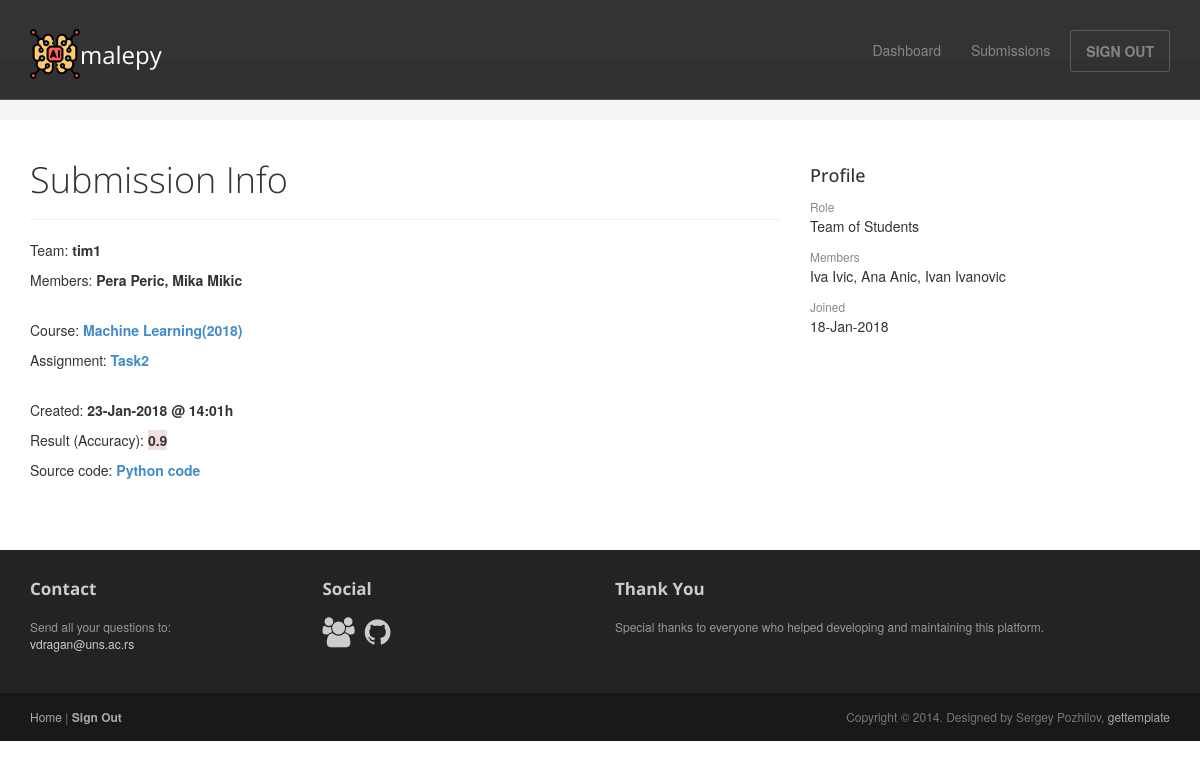
Page /submission/4/ (signed in) on the committed database.
### malepy/models.py (models this page shows, shortened)
class Submission(models.Model):
    created = models.DateTimeField(auto_now=True, null=False, blank=False)
    submitted_file = models.FileField(null=False, blank=False, upload_to=submitted_file_name, default='my_file')
    valid = models.BooleanField(null=False, blank=False, default=False)
    result = models.FloatField(null=True, blank=True, validators=[MinValueValidator(0)])
    approved = models.BooleanField(null=False, blank=False, default=True)
    user = models.ForeignKey(User, null=False, blank=False)
    assignment = models.ForeignKey(Assignment, on_delete=models.CASCADE, null=False, blank=False)
    def submitted_file_download_url(self):
        return '/' + settings.MEDIA_URL + str(self.submitted_file)

class User(AbstractUser):
    user_role = models.IntegerField(null=False, blank=False, default=0)  # 0 = teacher, 1 = student
    members = models.CharField(max_length=200, null=True, blank=True)

class Assignment(models.Model):
    SORTING_CHOICES = (
        ('Asc', 'Asc'),
        ('Desc', 'Desc')
    )
    name = models.CharField(max_length=100, null=True, blank=True)
    name_en = models.CharField(max_length=100, null=False, blank=False)
    description = models.CharField(max_length=2000, null=True, blank=True)
    description_en = models.CharField(max_length=2000, null=False, blank=False)
    folder = models.CharField(max_length=100, null=False, blank=False, default='undecided')
    training = models.FileField(null=True, blank=True, upload_to=assignment_data_set_directory)
    fake_testing = models.FileField(null=True, blank=True, upload_to=assignment_data_set_directory)
    testing = models.FileField(null=True, blank=True, upload_to=assignment_data_set_directory)
    starting = models.DateTimeField(null=True, blank=True)
    ending = models.DateTimeField(null=True, blank=True)
    measurement = models.CharField(max_length=50, null=False, blank=False, default='Accuracy')
    sorting = models.CharField(max_length=4, null=False, blank=False, default='Asc', choices=SORTING_CHOICES)
    threshold = models.FloatField(null=True, blank=True)
    course = models.ForeignKey(Course, on_delete=models.CASCADE, null=False, blank=False)

class Course(models.Model):
    name = models.CharField(max_length=50, null=False, blank=False)
    year = models.IntegerField(null=False, blank=False, validators=[MinValueValidator(0)])
    users = models.ManyToManyField(
        User,
        through='Enrollment',
    )

### malepy/views.py (the view)
# urls.py: url(r'^submission/(?P<submission_id>[0-9]+)/$', views.submission, name='submission'),
@login_required(login_url='/')
def submission(request, submission_id):
    this_submission = get_object_or_404(Submission, pk=submission_id)
    display_download = True
    if request.user.user_role:
        if request.user.id != this_submission.user.id and timezone.now() < this_submission.assignment.ending:
            display_download = False
    context = {"submission": this_submission, "display_download": display_download}
    return render(request, 'malepy/submission.html', context=context)

### malepy/templates/malepy/submission.html (shortened to what this page needs)
{% extends "malepy/user_base.html" %}
{% block article %}
    <header class="page-header">
        <h1 class="page-title">Submission Info</h1>
    </header>
    {% if submission.user.members %}
        <p>Team: <b>{{ submission.user.username }}</b></p>
        <p>Members: <b>{{ submission.user.members }}</b></p>
    {% else %}
        <p>Student: <b>{{ submission.user.first_name }} {{ submission.user.last_name }}</b></p>
    {% endif %}
    <br>
    <p>Course: <b><a href="{% url 'malepy:course' submission.assignment.course.id %}">{{ submission.assignment.course.name }}({{ submission.assignment.course.year }})</a> </b></p>
    <p>Assignment: <b><a href="{% url 'malepy:assignment' submission.assignment.id %}">{{ submission.assignment.name_en }}</a> </b></p>
    <br>
    <p>Created: <b>{{ submission.created| date:"d-M-Y @ H:i" }}h</b></p>
    {% if submission.approved %}
        <p>Result ({{ submission.assignment.measurement }}): <span class="bg-success"><b>{{ submission.result }}</b></span></p>
    {% else %}
        <p>Result ({{ submission.assignment.measurement }}): <span class="bg-danger"><b>{{ submission.result }}</b></span></p>
    {% endif %}
    {% if display_download %}
        <p>Source code: <b><a href="{{ submission.submitted_file_download_url }}" download>Python code</a> </b></p>
    {% endif %}
{% endblock %}

### malepy/templates/malepy/user_base.html (shortened to what this page needs)
<!DOCTYPE html>
<html lang="en">
<head>
    {% load staticfiles %}
	<link rel="stylesheet" href="{% static 'malepy/css/bootstrap.min.css' %}">
	<link rel="stylesheet" href="{% static 'malepy/css/font-awesome.min.css' %}">
	<link rel="stylesheet" href="{% static 'malepy/css/bootstrap-theme.css' %}" media="screen" >
	<link rel="stylesheet" href="{% static 'malepy/css/main.css' %}">
</head>
<body class="home">
	<div class="navbar navbar-inverse navbar-fixed-top headroom" >
		<div class="container">
			<div class="navbar-header">
				<a class="navbar-brand" href="/"><img src="{% static 'malepy/images/artificial-intelligence.png' %}" alt="MaLePY Platform">malepy</a>
			</div>
			<div class="navbar-collapse collapse">
				<ul class="nav navbar-nav pull-right">
					<li><a href="{% url 'malepy:dashboard' %}">Dashboard</a></li>
                    {% if user.user_role %}
                        <li><a href="{% url 'malepy:history' user.id %}">Submissions</a></li>
                    {% endif %}
					<li><a class="btn" href="{% url 'malepy:logout' %}">SIGN OUT</a></li>
				</ul>
			</div>
		</div>
	</div>
     <div class="jumbotron top-space">
    </div>
	<div class="container">
		<div class="row">
			<article class="col-sm-8 maincontent">
				{% block article %}
                {% endblock %}
			</article>
			<aside class="col-sm-4 sidebar sidebar-right">
				<div class="widget">
					<h4>Profile</h4>
					<ul class="list-unstyled list-spaces">
                        {% if user.user_role %}
                            {% if user.members %}
                                <li><span class="small text-muted">Role</span><p>Team of Students</p></li>
                                <li><span class="small text-muted">Members</span><p>{{ user.members }}</p>
                                </li>
                            {% else %}
                                <li><span class="small text-muted">Role</span><p>Student</p></li>
                                <li><span class="small text-muted">Name</span><p>{{ user.first_name }} {{ user.last_name }}</p></li>
                            {% endif %}
                        {% else %}
                            <li><span class="small text-muted">Role</span><p>Teacher</p></li>
                            <li><span class="small text-muted">Name</span><p>{{ user.first_name }} {{ user.last_name }}</p></li>
                        {% endif %}
                        <li><span class="small text-muted">Joined</span><p>{{ user.date_joined|date:"d-M-Y" }}</p></li>
					</ul>
				</div>
			</aside>
		</div>
	</div>
	<footer id="footer" class="top-space">
		<div class="footer1">
			<div class="container">
				<div class="row">
					<div class="col-md-3 widget">
						<h3 class="widget-title">Contact</h3>
						<div class="widget-body">
							<p>Send all your questions to:<br>
								<a href="mailto:vdragan@uns.ac.rs">vdragan@uns.ac.rs</a><br>
							</p>
						</div>
					</div>
					<div class="col-md-3 widget">
						<h3 class="widget-title">Social</h3>
						<div class="widget-body">
							<p class="follow-me-icons">
								<a href="http://informatika.ftn.uns.ac.rs/"><i class="fa fa-group fa-2"></i></a>
								<a href="https://github.com/ftn-ai-lab/"><i class="fa fa-github fa-2"></i></a>
							</p>
						</div>
					</div>
					<div class="col-md-6 widget">
						<h3 class="widget-title">Thank You</h3>
						<div class="widget-body">
                            <p>Special thanks to everyone who helped developing and maintaining this platform.</p>
						</div>
					</div>
				</div>
			</div>
		</div>
		<div class="footer2">
			<div class="container">
				<div class="row">
					<div class="col-md-6 widget">
						<div class="widget-body">
							<p class="simplenav">
								<a href="/">Home</a> |
								<b><a href="{% url 'malepy:logout' %}">Sign Out</a></b>
							</p>
						</div>
					</div>
					<div class="col-md-6 widget">
						<div class="widget-body">
							<p class="text-right">
								Copyright &copy; 2014. Designed by Sergey Pozhilov, <a href="http://gettemplate.com/" rel="designer">gettemplate</a>
							</p>
						</div>
					</div>
				</div>
			</div>
		</div>
	</footer>
</body>
</html>

### malepy/static/malepy/css/main.css (style rules this page uses)
.headroom { -webkit-transition: all 0.4s ease-out; -moz-transition: all 0.4s ease-out; -o-transition: all 0.4s ease-out; transition: all 0.4s ease-out; }
h1, h2, h3, h4, h5, h6 { font-family:"Open sans", Helvetica, Arial; }
h1, .h1, h2, .h2, h3, .h3 { margin-top:30px; }
.page-title { margin-top:20px; font-weight:300; }
.text-muted { color:#888; }
ul.list-spaces li { margin-bottom:10px; }
.top-space { margin-top: 60px; }
img { max-width:100%; }
.sidebar { padding-top:36px; padding-bottom:30px; }
.sidebar .widget { margin-bottom:20px; }
.footer1 { background: #232323; padding: 30px 0 0 0; font-size: 12px; color: #999; }
.footer1 a { color: #ccc; }
.footer1 .widget { margin-bottom:30px; }
.footer1 .widget-title { font-size: 17px; font-weight: bold; color: #ccc; margin: 0 0 20px; }
.follow-me-icons { font-size:30px; }
.follow-me-icons i { float:left; margin:0 10px 0 0; }
.footer2 { background: #191919; padding: 15px 0; color: #777; font-size: 12px; }
.footer2 a { color: #aaa; }
.footer2 p { margin: 0; }

### rows in the picture
Submission: user.username "tim1", user.members "Pera Peric, Mika Mikic", assignment.course.name "Machine Learning", assignment.course.year "2018", assignment.name_en "Task2", created "23-Jan-2018 @ 14:01", assignment.measurement "Accuracy", result "0.9"
User: members "Iva Ivic, Ana Anic, Ivan Ivanovic", date_joined "18-Jan-2018"
